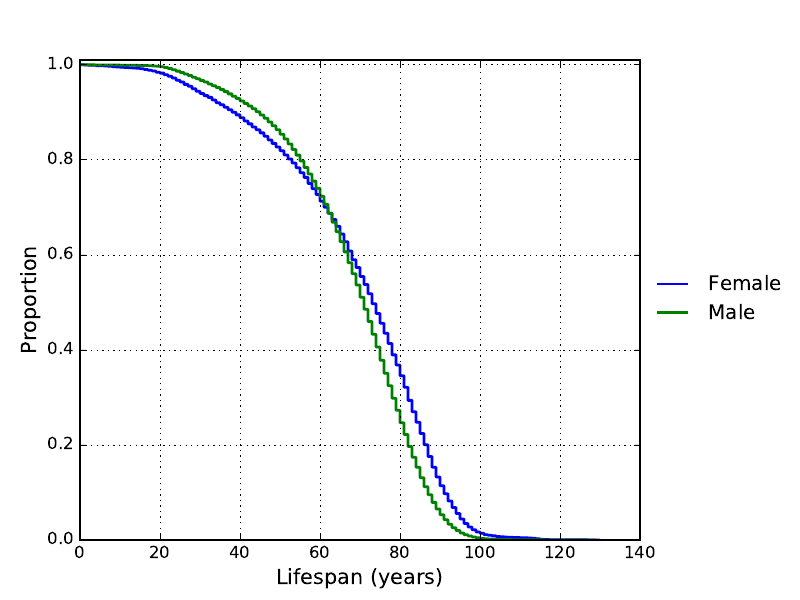

This figure's Python source:
# Survival analysis for the lifespans of notable people.  The data are
# available here:
#
# http://science.sciencemag.org/content/suppl/2014/07/30/345.6196.558.DC1

import pandas as pd
import numpy as np
import statsmodels.api as sm
import matplotlib.pyplot as plt
from matplotlib.backends.backend_pdf import PdfPages

# Run this once to get a simplified data set.
if False:
    df = pd.read_excel("SchichDataS1_FB.xlsx")
    df = df[["PrsLabel", "BYear", "DYear", "Gender"]]
    df.to_csv("schich.csv.gz", index=None, compression="gzip")

pdf = PdfPages("notable.pdf")

df = pd.read_csv("schich.csv.gz")
df = df.dropna()

df["lifespan"] = df.DYear - df.BYear

df = df.loc[df.Gender.isin(["Female", "Male"])]
df = df.loc[df.lifespan > 0]

#
# Survival function estimates for females and males
#

plt.clf()
ax = plt.axes([0.1, 0.1, 0.7, 0.8])
plt.grid(True)
plt.xlabel("Lifespan (years)", size=15)
plt.ylabel("Proportion", size=15)
for sex in "Female", "Male":
    ii = df.Gender == sex
    s = sm.SurvfuncRight(df.loc[ii, "lifespan"], np.ones(ii.sum()), title=sex)
    s.plot(ax=ax)

# Create a legend
ha, lb = ax.get_legend_handles_labels()
ha = [ha[0], ha[2]] # Optional, hide points from legend
lb = [lb[0], lb[2]]
leg = plt.figlegend(ha, lb, loc="center right")
leg.draw_frame(False)
pdf.savefig()

#
# Hazard estimates for females and males
#

# The hazard function is the derivative of the cumlative hazard function.
def hazard(sf):
    tm = s.surv_times
    pr = s.surv_prob
    ii = (pr > 0)
    tm = tm[ii]
    pr = pr[ii]
    lpr = np.log(pr)
    return tm[0:-1], -np.diff(lpr) / np.diff(tm)

plt.clf()
plt.grid(True)
for sex in "Female", "Male":
    ii = df.Gender == sex
    s = sm.SurvfuncRight(df.loc[ii, "lifespan"], np.ones(ii.sum()), title=sex)
    tm, hz = hazard(s)
    plt.plot(tm, np.log(hz), lw=3, label=sex)
ha, lb = plt.gca().get_legend_handles_labels()
leg = plt.figlegend(ha, lb, "upper center", ncol=2)
leg.draw_frame(False)
plt.xlabel("Age", size=15)
plt.ylabel("Log hazard", size=15)
plt.xlim(0, 90)
pdf.savefig()

#
# Survival function estimates by era
#

plt.clf()
ax = plt.axes([0.08, 0.1, 0.68, 0.8])
plt.grid(True)
plt.xlabel("Lifespan (years)", size=15)
plt.ylabel("Proportion", size=15)
for byear in np.arange(0, 2000, 500):
    ii = (df.BYear >= byear) & (df.BYear < byear + 500)
    s = sm.SurvfuncRight(df.loc[ii, "lifespan"], np.ones(ii.sum()),
                         title="%d-%d" % (byear, byear+500))
    s.plot(ax=ax)

# Create a legend
ha, lb = ax.get_legend_handles_labels()
ha = [ha[i] for i in range(0, len(ha), 2)] # Optional, hide points from legend
lb = [lb[i] for i in range(0, len(lb), 2)]
leg = plt.figlegend(ha, lb, loc="center right")
leg.draw_frame(False)
pdf.savefig()

#
# Hazard function estimates by era
#

plt.clf()
plt.grid(True)
for byear in np.arange(0, 2000, 500):
    ii = (df.BYear >= byear) & (df.BYear < byear + 500)
    s = sm.SurvfuncRight(df.loc[ii, "lifespan"], np.ones(ii.sum()))
    tm, hz = hazard(s)
    plt.plot(tm, np.log(hz), lw=3, label="%d-%d" % (byear, byear+500))
ha, lb = plt.gca().get_legend_handles_labels()
leg = plt.figlegend(ha, lb, "upper center", ncol=4)
leg.draw_frame(False)
plt.xlabel("Age", size=15)
plt.ylabel("Log hazard", size=15)
plt.xlim(0, 90)
pdf.savefig()

#
# Model 1: linear model for lifespan
#

# Question: when were the mean lifespans of women and men equal?
# In year y, women's mean lifespan was ... years different than
# mens' mean lifespan.
fml = "lifespan ~ BYear + Gender + BYear*Gender"
model1 = sm.OLS.from_formula(fml, data=df)
result1 = model1.fit()

for left in -1500, 500, 1500:
    plt.clf()
    plt.grid(True)
    plt.plot(df.BYear, df.lifespan, 'o', color='purple', alpha=0.5,
             rasterized=True)
    plt.xlabel("Year of birth", size=15)
    plt.ylabel("Lifespan", size=15)
    plt.xlim(left, 2000)
    pdf.savefig()

#
# Model 2: linear model for log lifespan
#

# In year y, women's mean lifepan was ... times greater/lesser than
# mens' mean lifespan.
fml = "I(np.log(lifespan)) ~ BYear + Gender + BYear*Gender"
model2 = sm.OLS.from_formula(fml, data=df)
result2 = model2.fit()


#
# Model 3: proportional hazards regression
#

fml = "lifespan ~ BYear + Gender + BYear*Gender"
model3 = sm.PHReg.from_formula(fml, data=df)
result3 = model3.fit()

# Plot the baseline hazard function
bhaz = result3.baseline_cumulative_hazard[0]
x = bhaz[0]
y = bhaz[1]
haz = np.diff(y, 1) / np.diff(x, 1)
plt.clf()
plt.grid(True)
plt.plot(x[0:-1], haz, lw=3)
plt.xlim(0, 90)
plt.ylim(0, 2)
plt.xlabel("Lifespan (years)", size=15)
plt.ylabel("Hazard", size=15)
pdf.savefig()

pdf.close()
